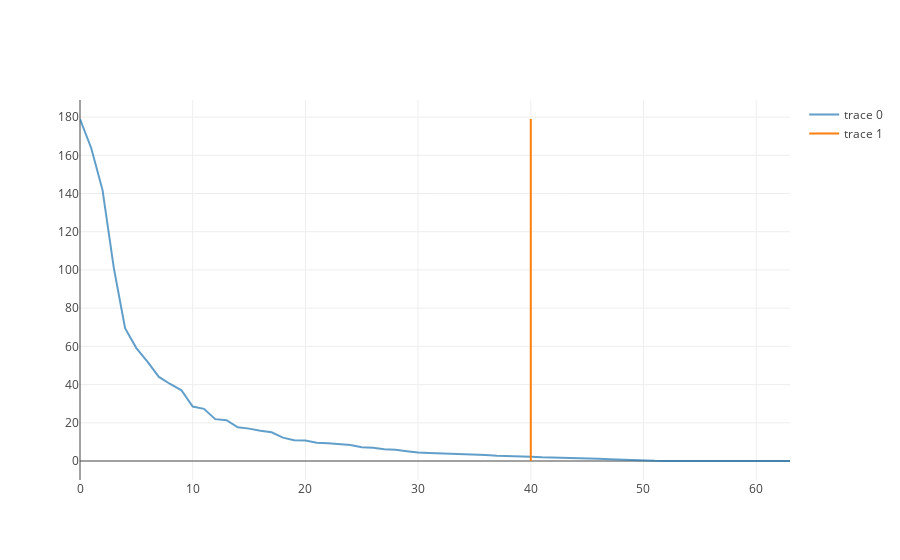

Notebook code for this chart:
### Code cell
d = [Scatter(y=exp_var,x=exp_var.index,opacity=0.7),
    Scatter(x=[40]*551,y=[0,max(exp_var)],mode='lines')]
iplot(d)

### Figure 1 — Plotly figure (JSON) as saved in the notebook; plotly's stock layout.template omitted (floating-point values rounded to 4 significant figures; data arrays with more than 128 entries replaced by an {"elided": "..."} marker saying what was removed)
{"data": [{"opacity": 0.7, "type": "scatter", "x": [0, 1, 2, 3, 4, 5, 6, 7, 8, 9, 10, 11, 12, 13, 14, 15, 16, 17, 18, 19, 20, 21, 22, 23, 24, 25, 26, 27, 28, 29, 30, 31, 32, 33, 34, 35, 36, 37, 38, 39, 40, 41, 42, 43, 44, 45, 46, 47, 48, 49, 50, 51, 52, 53, 54, 55, 56, 57, 58, 59, 60, 61, 62, 63], "y": [179.0, 163.7, 141.8, 101.1, 69.51, 59.11, 51.88, 44.02, 40.31, 37.01, 28.52, 27.32, 21.9, 21.32, 17.64, 16.95, 15.85, 15.0, 12.23, 10.89, 10.69, 9.583, 9.226, 8.69, 8.366, 7.166, 6.92, 6.193, 5.885, 5.156, 4.491, 4.247, 4.047, 3.943, 3.706, 3.532, 3.085, 2.738, 2.672, 2.542, 2.283, 1.907, 1.817, 1.69, 1.402, 1.292, 1.159, 0.9312, 0.6699, 0.4861, 0.2524, 0.09915, 0.06313, 0.06074, 0.03967, 0.01495, 0.008473, 0.003624, 0.001277, 0.0006613, 0.0004122, 1.143e-30, 1.143e-30, 1.125e-30]}, {"mode": "lines", "type": "scatter", "x": {"elided": "551 int values"}, "y": [0, 179.0]}], "layout": {}}
